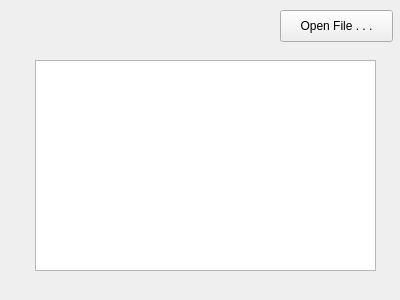
<?xml version="1.0" encoding="UTF-8"?>
<ui version="4.0">
 <class>CartridgeDetails</class>
 <widget class="QWidget" name="CartridgeDetails">
  <property name="geometry">
   <rect>
    <x>0</x>
    <y>0</y>
    <width>400</width>
    <height>300</height>
   </rect>
  </property>
  <property name="windowTitle">
   <string>CartridgeDetails</string>
  </property>
  <widget class="QPushButton" name="pushButton">
   <property name="geometry">
    <rect>
     <x>280</x>
     <y>10</y>
     <width>113</width>
     <height>32</height>
    </rect>
   </property>
   <property name="text">
    <string>Open File . . .</string>
   </property>
  </widget>
  <widget class="QTextBrowser" name="textBrowser">
   <property name="geometry">
    <rect>
     <x>35</x>
     <y>60</y>
     <width>341</width>
     <height>211</height>
    </rect>
   </property>
  </widget>
 </widget>
 <layoutdefault spacing="6" margin="11"/>
 <resources/>
 <connections/>
</ui>
